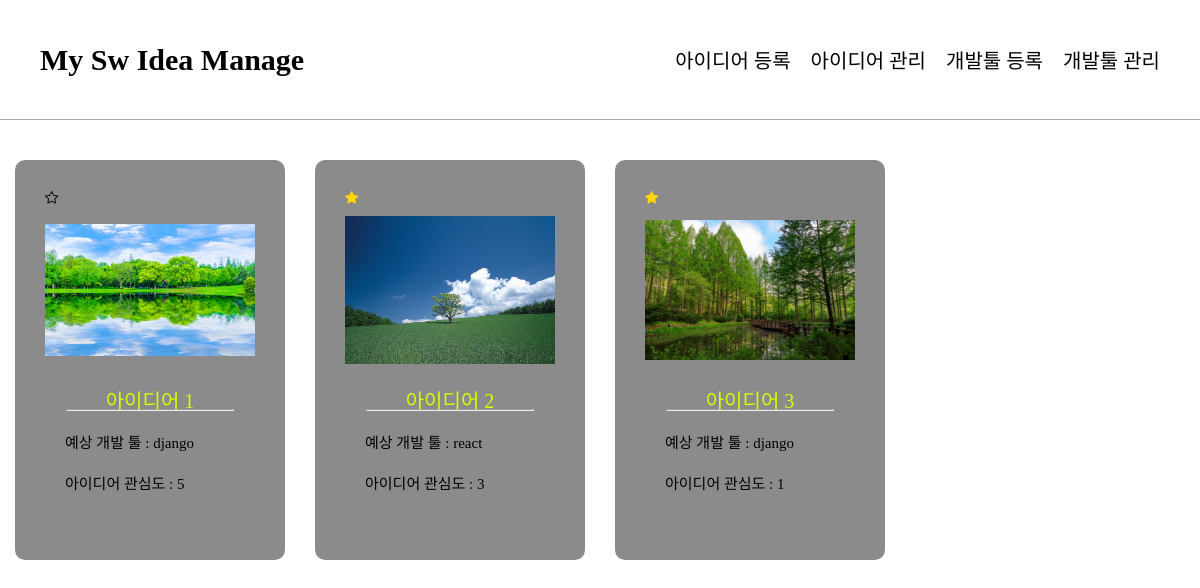
The page / on the database its author committed.
### idea/models.py (models this page shows)
class Idea(models.Model):
    title = models.CharField(max_length=30, default='empty_title')
    image = models.ImageField(upload_to='images/',null=True, blank=True)
    content = models.TextField(default='empty_content')
    interest = models.IntegerField(
        default=0,
        validators=[MinValueValidator(0),MaxValueValidator(5)]
    )
    zzim = models.BooleanField(default=False)
    devtool = models.ForeignKey('Devtool',related_name='ideas',on_delete=models.SET_NULL, null=True)

class Devtool(models.Model):
    name = models.CharField(max_length=30, default="empty_name")
    kind = models.CharField(max_length=30, default="empty_kind")
    content = models.TextField(default="empty_content")

### idea/views.py (the view)
# urls.py: path('',views.main_page,name='main'),
def main_page(request):
    ideas = Idea.objects.all()
    if request.method == 'POST':
        my_id = request.POST.get('zzim')
        target_idea = Idea.objects.get(id=my_id)
        target_idea.zzim = not target_idea.zzim
        target_idea.save()
    context = {
        'ideas':ideas
    }
    return render(request,'idea/main_page.html',context)

### idea/templates/idea/main_page.html (shortened to what this page needs)
{%extends 'idea/base.html'%}
{%load static%}
{%block head%}
<link rel="stylesheet" href="{% static 'styles/main_page.css'%}">
<link rel="stylesheet" href="https://cdn.jsdelivr.net/npm/bootstrap-icons@1.13.1/font/bootstrap-icons.min.css">
{%endblock%}
{%block content%}
<div id="idea_boxes">
{%for idea in ideas%}
    <div class="idea_box">
        <form method="POST">
            <button type="submit" name="zzim" value="{{ idea.id }}">
                {% if idea.zzim %}
                    <i class="bi bi-star-fill" style="color: gold;"></i>
                {% else %}
                    <i class="bi bi-star"></i>
                {% endif %}
            </button>
        </form>
        <div class="image_box">
            <img src="{{idea.image.url}}" alt="{{idea.title}}의 이미지">
        </div>
        <div class="content_box">
            <a href="{%url 'detail' idea.id%}">{{idea.title}}</a>
            <hr>
            <p>예상 개발 툴 : {{idea.devtool.name}}</p>
            <p>아이디어 관심도 : {{idea.interest}}</p>
        </div>
    </div>
{%endfor%}
</div>
{%endblock%}

### idea/templates/idea/base.html (shortened to what this page needs)
{% load static %}
<!DOCTYPE html>
<html lang="ko">
<head>
    <link rel="stylesheet" href="{%static 'styles/base.css'%}">
    <link rel="stylesheet" href="{%static 'styles/reset.css'%}">
    {%block head%}
    {%endblock%}
</head>
<body>
    <header>
        <nav>
            <h1>My Sw Idea Manage</h1>
            <ul>
                <li><a href="{%url 'register'%}">아이디어 등록</a></li>
                <li><a href="{%url 'main'%}">아이디어 관리</a></li>
                <li><a href="{%url 'tool_register'%}">개발툴 등록</a></li>
                <li><a href="{%url 'tool_manage'%}">개발툴 관리</a></li>
            </ul>
        </nav>
    </header>
    <main>
        {%block content%}
        {%endblock%}
    </main>
</body>
</html>

### static/styles/base.css (style rules this page uses)
html { margin-top: 160px; }
header { position:fixed; top:0; padding:0 40px; width:100%; height:120px; display: flex; display: flex; align-items: center; border-bottom: 1px solid #ababab; }
header h1 { font-size: 3rem; }
header nav { width:100%; display: flex; align-items: center; justify-content: space-between; }
header ul { display: flex; align-items: center; justify-content: center; }
header ul>li { font-size: 2rem; margin-left:2rem; }

### static/styles/main_page.css (style rules this page uses)
:root { --grid_nums:4 }
#idea_boxes { margin :0 auto; padding: 0 1.5rem; width:100%; max-width: 1300px; display: grid; grid-template-columns: repeat(var(--grid_nums),1fr); gap:3rem }
#idea_boxes .idea_box { height:40rem; padding:3rem; border-radius: 1rem; background-color: #8b8b8b; }
#idea_boxes .idea_box form button { background-color: transparent; border:none; }
#idea_boxes .idea_box .image_box { height:50%; display: flex; justify-content:center; align-items: center; }
#idea_boxes .idea_box .image_box img { max-width: 100%; max-height: 100%; }
#idea_boxes .idea_box .content_box { height:50%; }
#idea_boxes .idea_box .content_box a { color:#d4ff00; padding:1rem 0; text-align: center; height:20%; font-size: 2rem; display:block; }
#idea_boxes .idea_box .content_box hr { width:80%; margin:0 auto; }
#idea_boxes .idea_box .content_box p { font-size: 1.5rem; margin:2rem; }

### rows shown on the page
Idea: {{ idea.id }} 1 (drawn), zzim False (drawn), image (picture), title "아이디어 1", devtool.name "django", interest "5"
Idea: {{ idea.id }} 2 (drawn), zzim True (drawn), image (picture), title "아이디어 2", devtool.name "react", interest "3"
Idea: {{ idea.id }} 3 (drawn), zzim True (drawn), image (picture), title "아이디어 3", devtool.name "django", interest "1"
